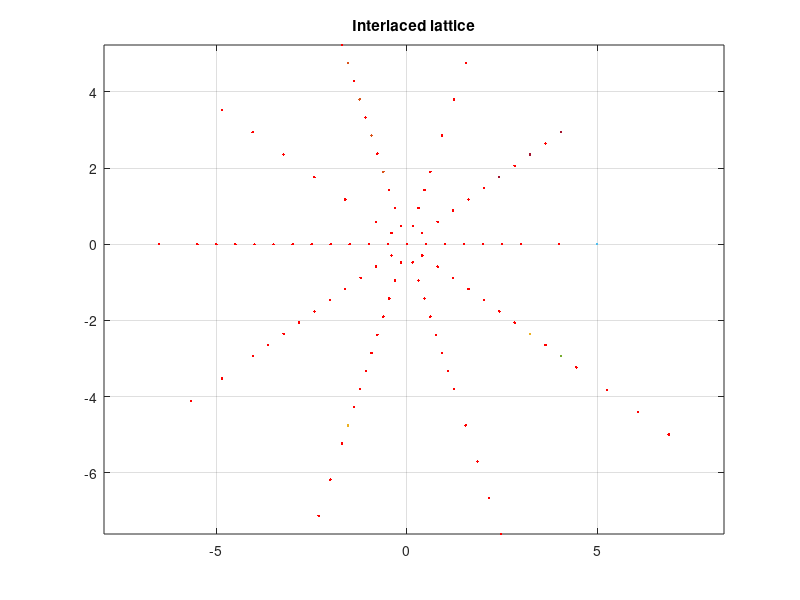

Recreate this plot in MATLAB.
M = 10;
N = 0;
P = 10;
l = [-M/2: M/2-1];
d = 1;
j = [0:P-1];

t = zeros(1,size(l,2));
x = zeros(size(j,2),size(l,2));
y = zeros(size(j,2),size(l,2));
figure,
for i = j+1
    fi = 2*pi*j(i)/P;
    t = d*(l+j(i)*N/P);
    x(i,:) = t*cos(fi);
    y(i,:) = t*sin(fi);
    plot(x(i,:), y(i,:), '.')
    grid on
    hold on
    drawnow
    pause(1)
end
axis equal
title('Standard lattice')
%%
M = 10;
P = 10;
N = P/2;
l = [-M/2: M/2-1];
d = 1;
j = [0:P-1];

t = zeros(1,size(l,2));
x = zeros(size(j,2),size(l,2));
y = zeros(size(j,2),size(l,2));

for i = j+1
    fi = 2*pi*j(i)/P;
    t = d*(l+j(i)*N/P);
    x(i,:) = t*cos(fi);
    y(i,:) = t*sin(fi);
    plot(x(i,:), y(i,:), '.r')
    grid on
    hold on
    drawnow
    pause(1)
end
axis equal
title('Interlaced lattice')



